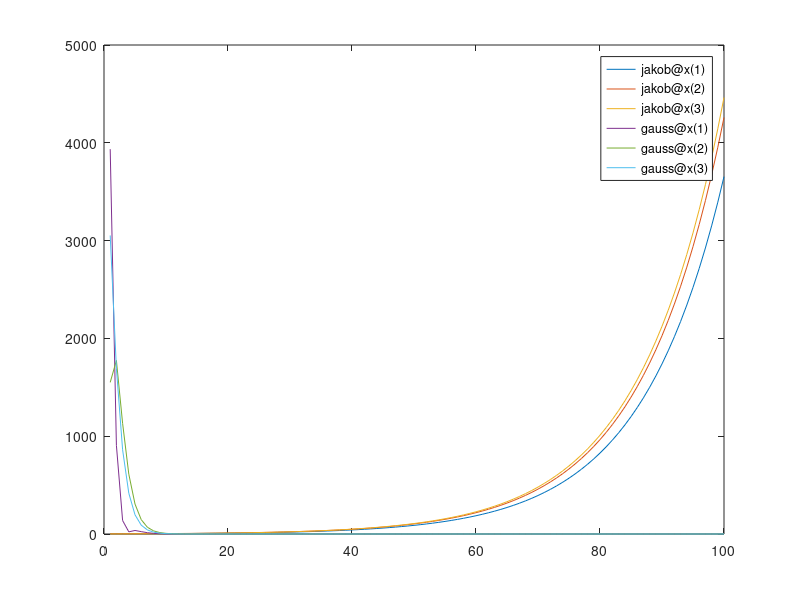

Recreate this plot in MATLAB.
clear;
%% 方程组系数 @A*x=b
% A=[1 -9 -10;-9 1 5;8 7 1];
% b=[1;0;4];
% A=[5 -1 -3;-1 2 4;-3 4 15];
% b=[-1;0;4];
A=[10 4 5;4 10 7;5 7 10];
b=[-1;0;4];
% A=[9 -1 -1;-1 10 -1;-1 -1 15];
% b=[7;8;13];

%% 精确解，不解释。
x=A\b;

%% 参数
n=100;% 迭代次数
x_0=[1;1;1];% 初值，也用作迭代前的值

%% 雅可比迭代法
%disp('雅可比迭代法');
x_1=[0;0;0];% 迭代后的值
x_err_jakob=zeros(3,n);%误差

for i=1:n
    U=triu(A,1);
    L=tril(A,-1);
    D=diag(diag(A));
    f_j=D\b;
    B_j=D\(L+U);
    x_1=B_j*x_0+f_j;
    x_0=x_1;
    x_err_jakob(:,i)=abs(x-x_1);
end

plot(1:n,x_err_jakob(:,:));
%% 高斯-赛德尔迭代法
%disp('高斯-赛德尔迭代法');
x_1=[0;0;0];% 迭代后的值
x_err_gauss=zeros(3,n);%误差

diag_zeros=-(ones(length(b))-eye(length(b)));
for i=1:n
    U=-triu(A,1);
    L=-tril(A,-1);
    D=diag(diag(A));
    f_gs=(D-L)\b;
    B_gs=(D-L)\U;
    x_1=B_gs*x_0+f_gs;
    x_0=x_1;
    x_err_gauss(:,i)=abs(x-x_1);
end

hold on;
plot(1:n,x_err_gauss(:,:));
legend('jakob@x(1)','jakob@x(2)','jakob@x(3)','gauss@x(1)','gauss@x(2)','gauss@x(3)');
%% 

%disp(x);